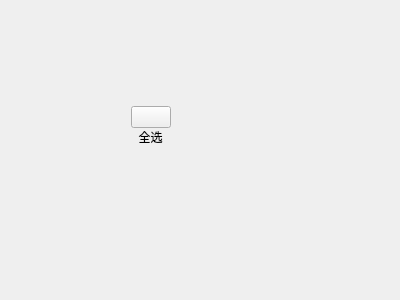
<?xml version="1.0" encoding="UTF-8"?>
<ui version="4.0">
 <class>SelectPanel</class>
 <widget class="QWidget" name="SelectPanel">
  <property name="geometry">
   <rect>
    <x>0</x>
    <y>0</y>
    <width>400</width>
    <height>300</height>
   </rect>
  </property>
  <property name="windowTitle">
   <string>Form</string>
  </property>
  <widget class="QWidget" name="verticalLayoutWidget">
   <property name="geometry">
    <rect>
     <x>100</x>
     <y>80</y>
     <width>101</width>
     <height>91</height>
    </rect>
   </property>
   <layout class="QVBoxLayout" name="verticalLayout">
    <property name="spacing">
     <number>0</number>
    </property>
    <item>
     <spacer name="verticalSpacer_8">
      <property name="orientation">
       <enum>Qt::Vertical</enum>
      </property>
      <property name="sizeHint" stdset="0">
       <size>
        <width>1</width>
        <height>1</height>
       </size>
      </property>
     </spacer>
    </item>
    <item>
     <layout class="QHBoxLayout" name="horizontalLayout">
      <property name="spacing">
       <number>0</number>
      </property>
      <item>
       <spacer name="horizontalSpacer_15">
        <property name="orientation">
         <enum>Qt::Horizontal</enum>
        </property>
        <property name="sizeHint" stdset="0">
         <size>
          <width>1</width>
          <height>1</height>
         </size>
        </property>
       </spacer>
      </item>
      <item>
       <widget class="PushButton_1" name="pSelectAll">
        <property name="sizePolicy">
         <sizepolicy hsizetype="Preferred" vsizetype="Preferred">
          <horstretch>0</horstretch>
          <verstretch>0</verstretch>
         </sizepolicy>
        </property>
        <property name="styleSheet">
         <string notr="true">QPushButton{
border-image: url(&quot;:/images/main/selectPanel/quanxuan@2x.png&quot;);
}

</string>
        </property>
        <property name="text">
         <string/>
        </property>
       </widget>
      </item>
      <item>
       <spacer name="horizontalSpacer_2">
        <property name="orientation">
         <enum>Qt::Horizontal</enum>
        </property>
        <property name="sizeHint" stdset="0">
         <size>
          <width>1</width>
          <height>1</height>
         </size>
        </property>
       </spacer>
      </item>
     </layout>
    </item>
    <item>
     <widget class="QLabel" name="label_select">
      <property name="text">
       <string>全选</string>
      </property>
      <property name="alignment">
       <set>Qt::AlignCenter</set>
      </property>
     </widget>
    </item>
    <item>
     <spacer name="verticalSpacer_9">
      <property name="orientation">
       <enum>Qt::Vertical</enum>
      </property>
      <property name="sizeHint" stdset="0">
       <size>
        <width>1</width>
        <height>1</height>
       </size>
      </property>
     </spacer>
    </item>
   </layout>
  </widget>
 </widget>
 <customwidgets>
  <customwidget>
   <class>PushButton_1</class>
   <extends>QPushButton</extends>
   <header>Custom/PushButton/pushbutton_1.h</header>
  </customwidget>
 </customwidgets>
 <resources/>
 <connections/>
</ui>
